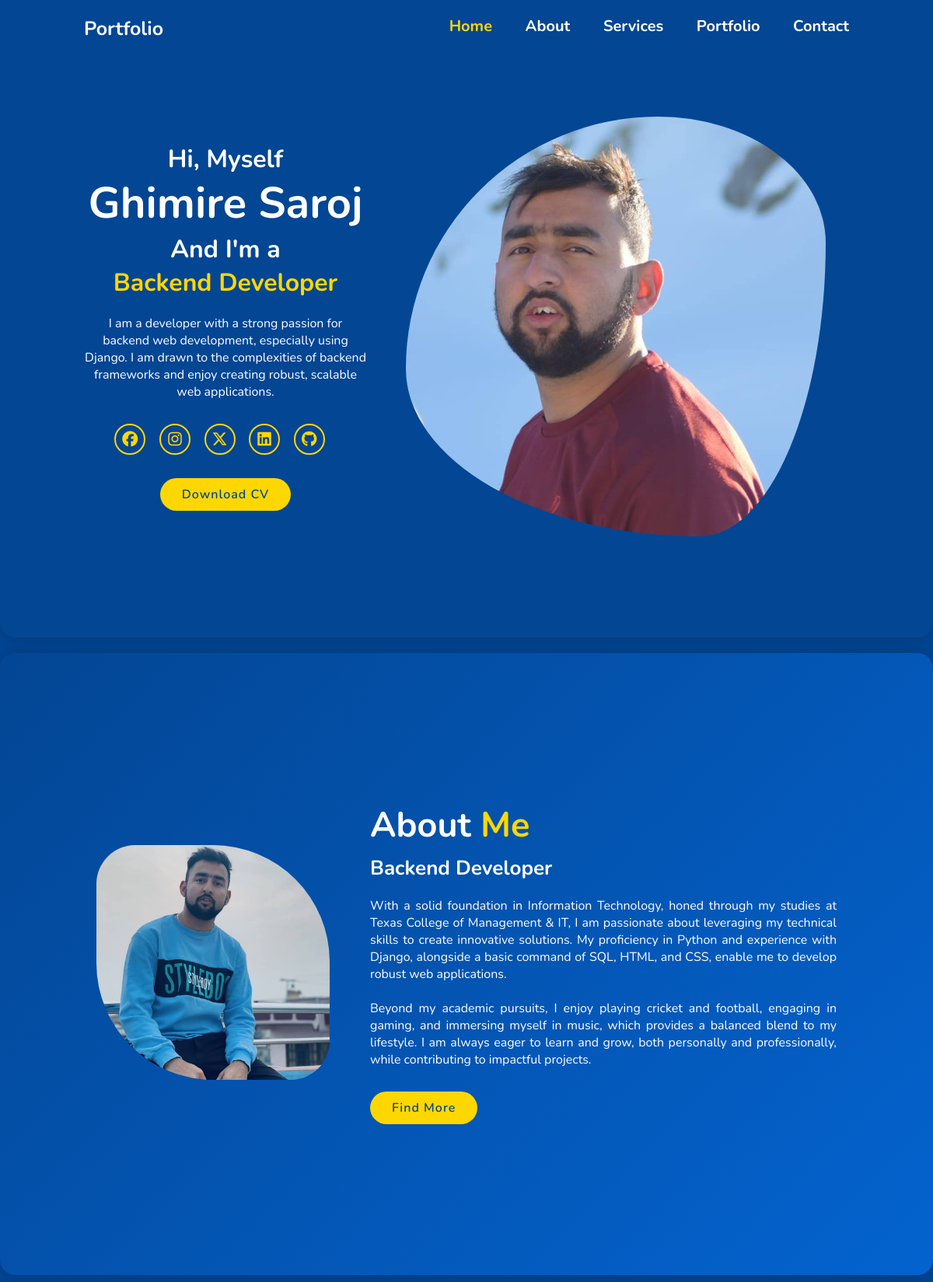
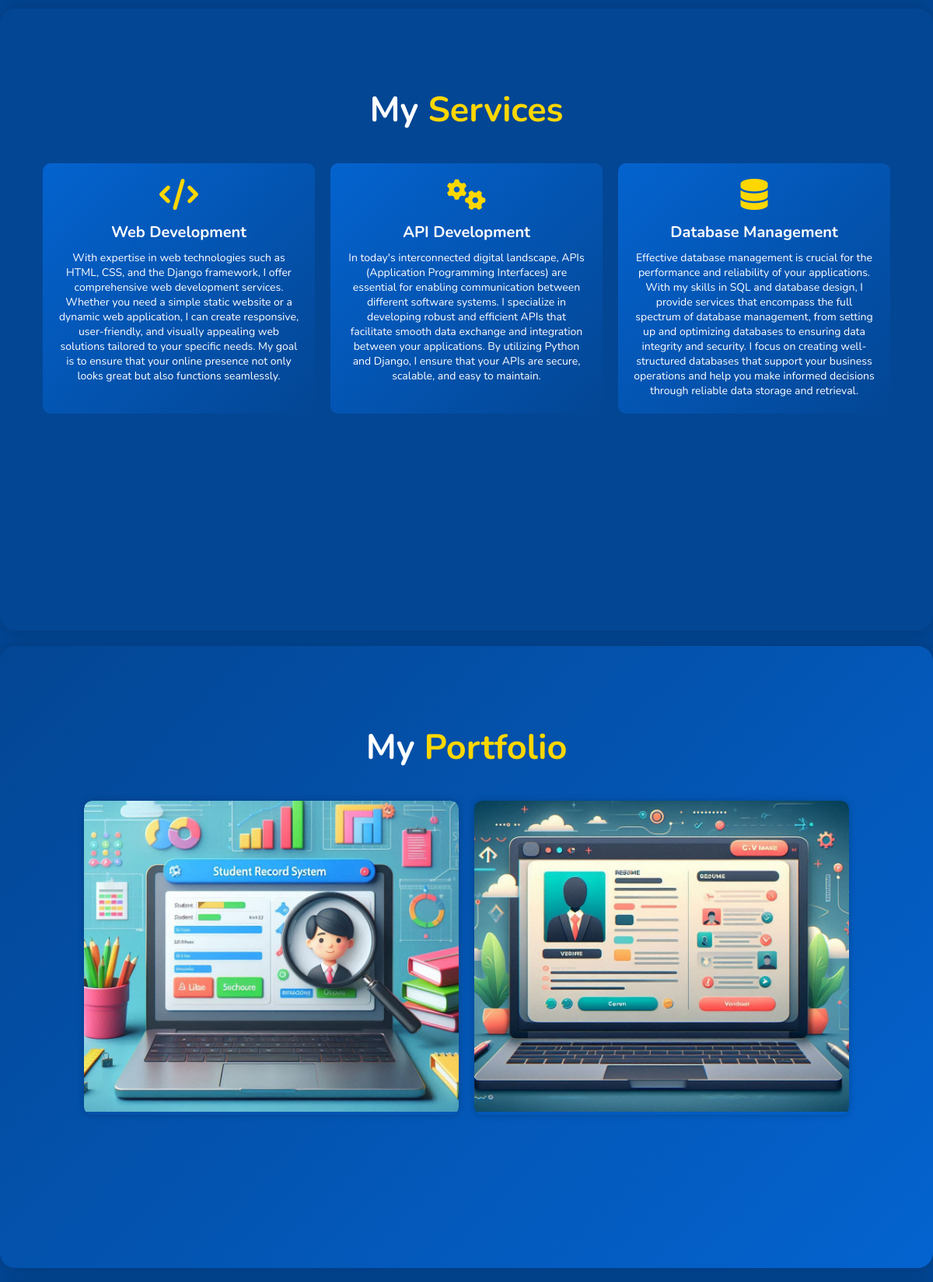
The page / (upper part) on the database its author committed (2 pictures, top to bottom).
### saroj/models.py (models this page shows, shortened)
class Profile(models.Model):
    name = models.CharField(max_length=200, verbose_name="Name")
    email = models.EmailField(max_length=254, verbose_name="Email")
    phone_number = models.CharField(max_length=15, verbose_name="Phone Number")
    summary= models.CharField(max_length=250, verbose_name="Summary")
    facebook_link = models.CharField(max_length=1000, verbose_name="Facebook Link")
    instagram_link = models.CharField(max_length=1000, verbose_name="Instagram Link")
    twitter_link = models.CharField(max_length=1000, verbose_name="twitterLink")
    linkedin_link = models.CharField(max_length=1000, verbose_name="LinkedIn Link")
    github_link = models.CharField(max_length=1000, verbose_name="Github Link")
    resume = models.FileField(upload_to='resume', verbose_name="Resume")
    profile_image = models.ImageField(upload_to='profile', verbose_name="Profile Image")
    about_image = models.ImageField(upload_to='profile', verbose_name="About Image")

class Service(models.Model):
    title = models.CharField(max_length=200, verbose_name="Service Title")
    description = models.TextField(max_length=500, verbose_name="Service Description")
    icon = models.CharField(max_length=100, verbose_name="Service Icon")

class Project(models.Model):
    title = models.CharField(max_length=200, verbose_name="Project Title")
    description= models.TextField(max_length=500, default="", blank=True, null=True, verbose_name="Project Description")
    image = models.ImageField(upload_to='project', verbose_name="Project Image")
    github_link= models.CharField(max_length=1000, verbose_name= "Github LinK")
    demo_link=models.CharField(max_length=1000, verbose_name= "Demo LinK")

### saroj/views.py (the view, shortened to what this page needs)
# urls.py: 2. Add a URL to urlpatterns:  path('', views.home, name='home')
def home(request):
    profile=Profile.objects.all()
    project=Project.objects.all()
    contact=Contact.objects.all()
    service=Service.objects.all()
    return render(request, 'index.html',{'profile':profile,'project':project,'contact':contact,'service':service})

### templates/index.html (shortened to what this page needs)
{% extends 'base.html' %} {% load static %} {% block content %}
{% for profile in profile %}
<section class="home" id="home">
  <div class="home-content">
    <h3>Hi, Myself</h3>
    <h1>{{profile.name}}</h1>
    <h3>And I'm a <span class="typing"></span></h3>
    <p>{{profile.summary}}</p>
    <div class="social-media">
      {% if profile.facebook_link %}
      <a href="{{ profile.facebook_link }}" target="_blank"><i class="fa-brands fa-facebook"></i></a>
      {% endif %}
      {% if profile.instagram_link %}
      <a href="{{ profile.instagram_link }}" target="_blank"><i class="fa-brands fa-instagram"></i></a>
      {% endif %}
      {% if profile.twitter_link %}
      <a href="{{ profile.twitter_link }}" target="_blank"><i class="fa-brands fa-x-twitter"></i></a>
      {% endif %}
      {% if profile.linkedin_link %}
      <a href="{{ profile.linkedin_link }}" target="_blank"><i class="fa-brands fa-linkedin"></i></a>
      {% endif %}
      {% if profile.github_link %}
      <a href="{{ profile.github_link }}" target="_blank"><i class="fa-brands fa-github"></i></a>
      {% endif %}
    </div>
    {% if profile.resume %}
    <a href="{{ profile.resume.url }}" target="_blank" class="btn">Download CV</a>
    {% endif %}
  </div>
  <div class="home-img">
    {% if profile.profile_image %}
    <div class="container">
      <div class="box">
        <div class="spin-container">
          <div class="shape">
            <div class="bd" style="background-image: url('{{ profile.profile_image.url }}');"></div>
          </div>
        </div>
      </div>
    </div>
    {% endif %}
  </div>
</section>
<section class="about" id="about">
  <div class="about-img">
    {% if profile.about_image %}
    <img src="{{profile.about_image.url}}" alt="Saroj picture" />
    {% endif %}
  </div>
  <div class="about-content">
    <h2 class="heading">About <span>Me</span></h2>
    <h3>Backend Developer</h3>
    <p>
      With a solid foundation in Information Technology, honed through my
      studies at Texas College of Management & IT, I am passionate about
      leveraging my technical skills to create innovative solutions. My
      proficiency in Python and experience with Django, alongside a basic
      command of SQL, HTML, and CSS, enable me to develop robust web
      applications. <br><br> Beyond my academic pursuits, I enjoy playing cricket and
      football, engaging in gaming, and immersing myself in music, which
      provides a balanced blend to my lifestyle. I am always eager to learn and
      grow, both personally and professionally, while contributing to impactful
      projects.
    </p>
    <a href="#home" class="btn">Find More</a>
  </div>
</section>
<section class="services" id="services">
  <h2 class="heading">My <span>Services</span></h2>
  <br /><br />
  <div class="services-container">
    {% for service in service %}
    <div class="service-box">
      <i class="{{service.icon}}"></i>
      <h3>{{service.title}}</h3>
      <p>{{service.description}}</p>
    </div>
    {% endfor %}
  </div>
</section>
<section class="portfolio" id="portfolio">
  <h2 class="heading">My <span>Portfolio</span></h2>
  <br /><br />
  <div class="portfolio-container">
    {% for project in project %}
    <div class="portfolio-box">
      <div class="portfolio-image">
        <img src="{{ project.image.url }}" alt="{{ project.title }}" />
      </div>
    </div>
    {% endfor %}
  </div>
</section>
{% endfor %} {% endblock %}

### templates/base.html (shortened to what this page needs)
{% load static %}
<!DOCTYPE html>
<html lang="en">
<head>
    <link rel="stylesheet" href="https://cdnjs.cloudflare.com/ajax/libs/font-awesome/6.5.2/css/all.min.css"
 />
    <link rel="stylesheet" href="{% static 'css/style.css' %}">
</head>
<body>
    <header class="header">
        <a href="#home" class="logo">Portfolio</a>
        <nav class="navbar">
            <a href="#home" class="active">Home</a>
            <a href="#about">About</a>
            <a href="#services">Services</a>
            <a href="#portfolio">Portfolio</a>
            <a href="#contact">Contact</a>
        </nav>
    </header>
    {% block content %}
    {% endblock  %}
</body>
</html>

### rows shown on the page
Profile: name "Ghimire Saroj", summary "I am a developer with a strong passion for backend web development, especially using Django. I am drawn to the complexities of backend frameworks and enjoy creating robust, scalable web applications.", profile_image (placeholder picture), about_image (picture)
Service: title "Web Development", description "With expertise in web technologies such as HTML, CSS, and the Django framework, I offer comprehensive web development services. Whether you need a simple static website or a dynamic web application, I can create responsive, user-friendly, and visually appealing web solutions tailored to your specific needs. My goal is to ensure that your online presence not only looks great but also functions seamlessly."
Service: title "API Development", description "In today's interconnected digital landscape, APIs (Application Programming Interfaces) are essential for enabling communication between different software systems. I specialize in developing robust and efficient APIs that facilitate smooth data exchange and integration between your applications. By utilizing Python and Django, I ensure that your APIs are secure, scalable, and easy to maintain."
Service: title "Database Management", description "Effective database management is crucial for the performance and reliability of your applications. With my skills in SQL and database design, I provide services that encompass the full spectrum of database management, from setting up and optimizing databases to ensuring data integrity and security. I focus on creating well-structured databases that support your business operations and help you make informed decisions through reliable data storage and retrieval."
Project: image (picture)
Project: image (picture)
